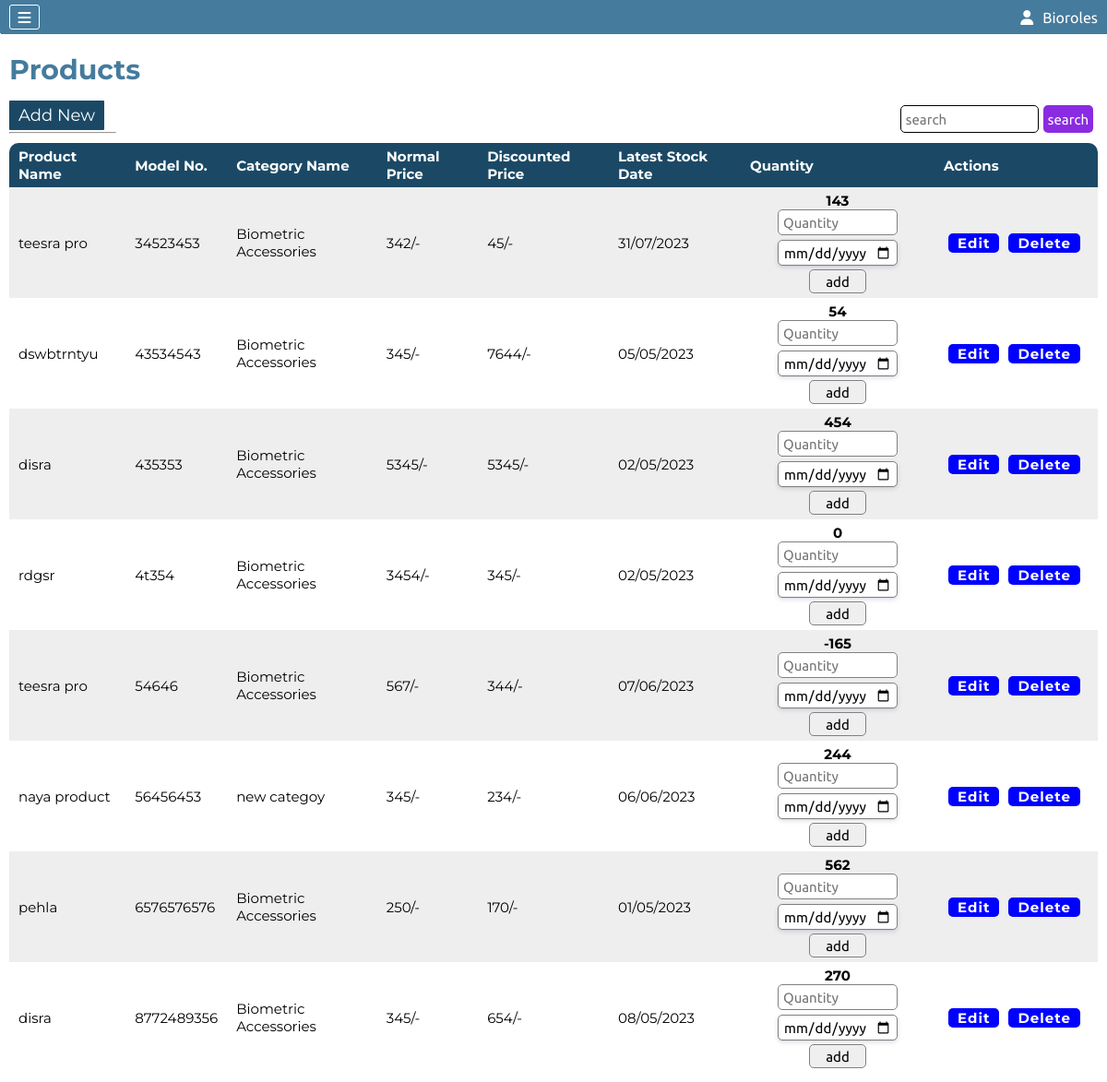
Page /product.php?dpid=7 (signed in) on the committed database.
### tables this page shows
CREATE TABLE `company` (
  `Company_Id` int(11) NOT NULL AUTO_INCREMENT,
  `userId` int(11) NOT NULL DEFAULT 0,
  `Admin_Type` int(11) NOT NULL DEFAULT 2,
  `Active_Status` int(11) NOT NULL DEFAULT 1,
  `Approvel` int(11) DEFAULT 0,
  `Company_Code` int(11) NOT NULL,
  `Company_Name` varchar(100) NOT NULL,
  `Company_Phone` varchar(10) NOT NULL,
  `Company_Email` varchar(50) NOT NULL,
  `Company_Address` varchar(300) NOT NULL,
  `Company_Username` varchar(25) NOT NULL,
  `Company_Password` varchar(100) NOT NULL,
  `Company_GST` varchar(25) DEFAULT '',
  `Company_PAN` varchar(15) DEFAULT '',
  `Company_TAN` varchar(15) DEFAULT '',
  `Company_Licence` varchar(15) DEFAULT '',
  `Company_Registration` varchar(25) DEFAULT '',
  PRIMARY KEY (`Company_Id`),
  UNIQUE KEY `Company_Username` (`Company_Username`)
);

CREATE TABLE `product` (
  `Product_Id` int(11) NOT NULL AUTO_INCREMENT,
  `Product_Name` varchar(50) NOT NULL,
  `Product_Modal_No` varchar(100) NOT NULL,
  `Product_Img` varchar(100) NOT NULL,
  `Normal_Price` int(11) NOT NULL,
  `Discounted_Price` int(11) NOT NULL,
  `Quantity` int(11) NOT NULL,
  `Latest_Stock_Date` date NOT NULL DEFAULT current_timestamp(),
  `P_Category_Id` int(11) NOT NULL,
  PRIMARY KEY (`Product_Id`)
);

CREATE TABLE `pro_category` (
  `P_Category_Id` int(11) NOT NULL AUTO_INCREMENT,
  `P_Category_Name` varchar(100) NOT NULL,
  `P_Category_Image` varchar(100) NOT NULL,
  PRIMARY KEY (`P_Category_Id`)
);

### product.php (the view, shortened to what this page needs)
<?php include "conn.php" ?>
<?php include "./components/header.php" ?>
<?php
$date=date("Y-m-d");
?>
<section class="machinePage">
    <h2>Products</h2>
    <div class="crudBtn">
        <div class="add">
            <a href="addProductForm.php">Add New</a>
            <hr class="hrline">
        </div>
        <div class="search">
            <form action="" method="post">
                <input type="text" name="search" value="<?php echo isset($_POST['search'])?$_POST['search']:"" ?>" placeholder="search">
                <input type="submit" value="search">
            </form>
        </div>
    </div>
    <div class="machineContainer">
        <table>
            <thead>
                <tr>
                    <th>Product Name</th>
                    <th>Model No.</th>
                    <th>Category Name</th>
                    <th>Normal Price</th>
                    <th>Discounted Price</th>
                    <th>Latest Stock Date</th>
                    <th>Quantity</th>
                    <th>Actions</th>
                </tr>
            </thead>
            <tbody>
                <?php
                if(isset($_POST['search'])){
                    $search=$_POST['search'];
                    $sql="select * from product join pro_category on product.`P_Category_Id`=pro_category.`P_Category_Id` where `Product_Name` like '%$search%' or `Product_Modal_No` like '%$search%' order by `Product_Modal_No`";
                }else{
                    $sql="select * from product join pro_category on product.`P_Category_Id`=pro_category.`P_Category_Id` order by `Product_Modal_No`";
                }
                $result=mysqli_query($conn,$sql);
                if(mysqli_num_rows($result)>0){
                    while($row=mysqli_fetch_assoc($result)){
                ?>
                <tr>
                    <td><?php echo $row['Product_Name'] ?></td>
                    <td><?php echo $row['Product_Modal_No'] ?></td>
                    <td><?php echo $row['P_Category_Name'] ?></td>
                    <td><?php echo $row['Normal_Price'] ?>/-</td>
                    <td><?php echo $row['Discounted_Price'] ?>/-</td>
                    <td><?php echo implode("/",array_reverse(explode("-",$row['Latest_Stock_Date']))) ?></td>
                    <td>
                        <p><?php echo $row['Quantity'] ?></p>
                        <form action="product.php" method="post">
                            <input type="number" name="quantity" min="1" placeholder="Quantity" required>
                            <input type="date" name="newDate" id="newDate" max="<?php echo $date ?>" required>
                            <input type="submit" value="add">
                        </form>
                    </td>
                    <td><a href="updateProductForm.php?pid=<?php echo $row['Product_Id'] ?>">Edit</a><a href="product.php?dpid=<?php echo $row['Product_Id'] ?>">Delete</Button></a>
                </tr>
                <?php
                    }
                }else{
                ?>
                <tr>
                    <td colspan="10" style="text-align:center;font-size:20px">No Product Added</td>
                </tr>
                <?php
                }
                ?>
            </tbody>
        </table>
    </div>
</section>
<?php include "./components/footer.php" ?>

### components/header.php (shortened to what this page needs)
<?php
include "conn.php";
?>
<!DOCTYPE html>
<html lang="en">
<head>
    <link rel="stylesheet" href="./style/dashboard.css">
    <link rel="stylesheet" href="./style/buyProduct.css">
    <link rel="stylesheet" href="./style/buyProductForm.css">
    <link rel="stylesheet" href="./style/header.css">
    <link rel="stylesheet" href="./style/profile.css">
    <link rel="stylesheet" href="./style/header.css">
    <link rel="stylesheet" href="./style/company.css">
    <link rel="stylesheet" href="./style/updateCompanyForm.css">
    <link rel="stylesheet" href="./style/branch.css">
    <link rel="stylesheet" href="./style/updateBranchForm.css">
    <link rel="stylesheet" href="./style/category.css">
    <link rel="stylesheet" href="./style/addCategoryForm.css">
    <link rel="stylesheet" href="./style/updateCategoryForm.css">
    <link rel="stylesheet" href="./style/product.css">
    <link rel="stylesheet" href="./style/addProductForm.css">
    <link rel="stylesheet" href="./style/updateProductForm.css">
    <link rel="stylesheet" href="./style/myBranch.css">
    <link rel="stylesheet" href="./style/addMyBranchForm.css">
    <link rel="stylesheet" href="./style/updateMyBranchForm.css">
    <link rel="stylesheet" href="./style/updateMyBranchForm.css">
    <link rel="stylesheet" href="./style/PCategory.css">
    <link rel="stylesheet" href="./style/addPCategoryForm.css">
    <link rel="stylesheet" href="./style/updatePCategoryForm.css">
    <link rel="stylesheet" href="./style/orders.css">
    <link rel="stylesheet" href="./style/myOrders.css">
    <link rel="stylesheet" href="./style/cancelReason.css">
    <link rel="stylesheet" href="./style/product-category.css">
    <link rel="stylesheet" href="https://cdnjs.cloudflare.com/ajax/libs/font-awesome/6.4.0/css/all.min.css"
 />
</head>
<body>
    <header class="headerContainer">
        <div class="hamburger">
            <i class="fa-solid fa-bars"></i>
        </div>
        <?php
        if (isset($_SESSION['Company_Id'])) {
            $hcid = $_SESSION['Company_Id'];
            $hcSql = "select `Company_Name`,`Admin_Type` from company where `Company_Id`=$hcid";
            $hcResult = mysqli_query($conn, $hcSql);
            $hcRow = mysqli_fetch_assoc($hcResult);
        } elseif (isset($_SESSION['User_Id'])) {
            $huid = $_SESSION['User_Id'];
            $huSql = "select `Username`,`User_Permission` from users where `User_Id`=$huid";
            $huResult = mysqli_query($conn, $huSql);
            $huRow = mysqli_fetch_assoc($huResult);
        }
        ?>
        <div class="helloCompany" id="helloCompany">
            <i class="fa-solid fa-user"></i>
            <div>
                <?php echo isset($hcRow['Company_Name']) ? $hcRow['Company_Name'] : $huRow['Username'] ?>
            </div>
        </div>
    </header>
    <section class="mainContainer">

### style/dashboard.css (style rules this page uses)
form select,form input { font-family: 'Ubuntu', sans-serif; outline: none; border: 1px solid black; border-radius: 5px; padding: 3px 5px; font-size: 15px; }

### style/buyProduct.css (style rules this page uses)
body { background: #e7e6e6; }

### style/header.css (style rules this page uses)
* { margin: 0; padding: 0; box-sizing: border-box; }
.headerContainer { display: flex; justify-content: space-between; background-color: #457b9d ; padding: 5px 10px; font-family: 'Ubuntu', sans-serif; }
.headerContainer .hamburger { display: flex; justify-content: space-evenly; align-items: center; padding: 2px; border: 1px solid rgb(255, 255, 255); width: 33px; height: 27px; border-radius: 3px; transition-duration: 0.2s; }
.headerContainer .helloCompany { display: flex; justify-content: space-evenly; align-items: center; width: fit-content; cursor: pointer; transition-duration: 0.2s; color: white; }
.headerContainer .helloCompany div { margin-left: 10px; }
.mainContainer { display: flex; }
i.fa-solid.fa-bars { color: white; }
i.fa-solid.fa-user { margin-left: -3px; }

### style/company.css (style rules this page uses)
body { background: #e7e6e6; }
table td a { margin: 0px 5px; background-color: blue; color: white; padding: 1px 10px; font-weight: bold; letter-spacing: 1px; text-decoration: none; border-radius: 5px; }
table { border-collapse: collapse; border-spacing: 0; border-radius: 12px 12px 0px 0px; box-shadow: 0 12px 5pxrgba(32, 32, 32, .3); }
th { border-spacing: none; background: #1b4965; color: white; border-radius: none; }
tr:nth-child(odd) { background-color: #eeeeee }

### style/updateCompanyForm.css (style rules this page uses)
body { background: #e7e6e6; }

### style/branch.css (style rules this page uses)
body { background: #e7e6e6; }

### style/category.css (style rules this page uses)
body { background: #e7e6e6; }

### style/addCategoryForm.css (style rules this page uses)
body { background: #e7e6e6; }

### style/updateCategoryForm.css (style rules this page uses)
body { background: #e7e6e6; }

### style/product.css (style rules this page uses)
body { background: #e7e6e6; }
.machinePage { font-family: 'Montserrat', sans-serif; width: 100%; min-height: 750px; padding: 10px; }
.machinePage h2 { font-size: 30px; margin: 10px 0px; color: #457b9d; font-weight: 700; }
.machinePage .crudBtn { display: flex; justify-content: space-between; padding: 10px 0px; }
.machinePage .crudBtn .add a { padding: 5px 10px; color: white; border: 0; border-radius: 1px; font-size: 18px; text-decoration: none; transition-duration: 0.2s; background: #1b4965; }
.machinePage .crudBtn .search form { display: flex; }
.machinePage .crudBtn .search form input { margin-right: 5px; height: 30px; }
.machinePage .crudBtn .search form input[Type=text] { width: 150px; }
.machinePage .crudBtn .search form input[Type=submit] { color: white; background-color: blueviolet; border: none; }
.machinePage .machineContainer { background-color: white; border-radius: 10px; overflow: auto; }
.machinePage .machineContainer table { width: 100%; padding: 10px; }
.machinePage .machineContainer table th { text-align: left; font-size: 15px; padding: 5px 10px; }
.machinePage .machineContainer table td { font-size: 15px; padding: 5px 10px; }
.machinePage .machineContainer table td form { display: flex; align-items: center; flex-direction: column; }
.machinePage .machineContainer table td p { text-align: center; font-weight: bold; }
.machinePage .machineContainer table td form input { padding: 2px 5px; font-size: 15px; outline: none; border: 1px solid grey; border-radius: 5px; width: 130px; height: 28px; }
.machinePage .machineContainer table td a { margin: 0px 5px; }
.machinePage .machineContainer table td:last-child,.categoryPage .machineContainer table th:last-child { text-align: left; width: 15%; }
.machinePage .machineContainer table thead :nth-child(7) { width: 210px; }
.machinePage .machineContainer table td form input[type="submit"] { height: 26px; width: 62px; margin-top: -1px; }

### style/addProductForm.css (style rules this page uses)
body { background: #ffffff; }

### style/myBranch.css (style rules this page uses)
body { background: #e7e6e6; }
hr.hrline { width: 116px; height: 0; margin-top: 7px; }

### style/addMyBranchForm.css (style rules this page uses)
body { background: #e7e6e6; }

### style/updateMyBranchForm.css (style rules this page uses)
body { background: #e7e6e6; }

### style/PCategory.css (style rules this page uses)
body { background: #e7e6e6; }

### style/addPCategoryForm.css (style rules this page uses)
body { background: #e7e6e6; }

### style/orders.css (style rules this page uses)
input[type="submit"] { height: 40px; }
input[type="date"] { margin: 5px 0px; height: 40px; border: none; outline: none; box-shadow: rgba(50, 50, 105, 0.15) 0px 2px 5px 0px, rgba(0, 0, 0, 0.05) 0px 1px 1px 0px; }

### style/myOrders.css (style rules this page uses)
body { background: #e7e6e6; }

### style/product-category.css (style rules this page uses)
body { background: #ffffff; }

### rows in the picture
company: Company_Name "Bioroles"
product: Product_Name "teesra pro", Product_Modal_No "34523453", P_Category_Id.P_Category_Name "Biometric Accessories", Normal_Price "342", Discounted_Price "45", Latest_Stock_Date "31/07/2023", Quantity "143"
product: Product_Name "dswbtrntyu", Product_Modal_No "43534543", P_Category_Id.P_Category_Name "Biometric Accessories", Normal_Price "345", Discounted_Price "7644", Latest_Stock_Date "05/05/2023", Quantity "54"
product: Product_Name "disra", Product_Modal_No "435353", P_Category_Id.P_Category_Name "Biometric Accessories", Normal_Price "5345", Discounted_Price "5345", Latest_Stock_Date "02/05/2023", Quantity "454"
product: Product_Name "rdgsr", Product_Modal_No "4t354", P_Category_Id.P_Category_Name "Biometric Accessories", Normal_Price "3454", Discounted_Price "345", Latest_Stock_Date "02/05/2023", Quantity "0"
product: Product_Name "teesra pro", Product_Modal_No "54646", P_Category_Id.P_Category_Name "Biometric Accessories", Normal_Price "567", Discounted_Price "344", Latest_Stock_Date "07/06/2023", Quantity "-165"
product: Product_Name "naya product", Product_Modal_No "56456453", P_Category_Id.P_Category_Name "new categoy", Normal_Price "345", Discounted_Price "234", Latest_Stock_Date "06/06/2023", Quantity "244"
product: Product_Name "pehla", Product_Modal_No "6576576576", P_Category_Id.P_Category_Name "Biometric Accessories", Normal_Price "250", Discounted_Price "170", Latest_Stock_Date "01/05/2023", Quantity "562"
product: Product_Name "disra", Product_Modal_No "8772489356", P_Category_Id.P_Category_Name "Biometric Accessories", Normal_Price "345", Discounted_Price "654", Latest_Stock_Date "08/05/2023", Quantity "270"
